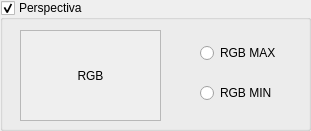
      <widget class="QGroupBox" name="gbPerspectiva">
       <property name="geometry">
        <rect>
         <x>130</x>
         <y>500</y>
         <width>311</width>
         <height>131</height>
        </rect>
       </property>
       <property name="autoFillBackground">
        <bool>false</bool>
       </property>
       <property name="title">
        <string>Perspectiva</string>
       </property>
       <property name="alignment">
        <set>Qt::AlignLeading|Qt::AlignLeft|Qt::AlignTop</set>
       </property>
       <property name="flat">
        <bool>false</bool>
       </property>
       <property name="checkable">
        <bool>true</bool>
       </property>
       <property name="checked">
        <bool>true</bool>
       </property>
       <widget class="QRadioButton" name="rbRGBMin">
        <property name="geometry">
         <rect>
          <x>200</x>
          <y>80</y>
          <width>108</width>
          <height>26</height>
         </rect>
        </property>
        <property name="text">
         <string>RGB MIN</string>
        </property>
        <property name="checkable">
         <bool>true</bool>
        </property>
        <property name="checked">
         <bool>false</bool>
        </property>
        <property name="autoExclusive">
         <bool>true</bool>
        </property>
       </widget>
       <widget class="QRadioButton" name="rbRGBMax">
        <property name="geometry">
         <rect>
          <x>200</x>
          <y>40</y>
          <width>108</width>
          <height>26</height>
         </rect>
        </property>
        <property name="text">
         <string>RGB MAX</string>
        </property>
       </widget>
       <widget class="CameraLabel" name="lbRGBPers">
        <property name="geometry">
         <rect>
          <x>20</x>
          <y>30</y>
          <width>141</width>
          <height>91</height>
         </rect>
        </property>
        <property name="mouseTracking">
         <bool>true</bool>
        </property>
        <property name="autoFillBackground">
         <bool>true</bool>
        </property>
        <property name="frameShape">
         <enum>QFrame::StyledPanel</enum>
        </property>
        <property name="frameShadow">
         <enum>QFrame::Sunken</enum>
        </property>
        <property name="text">
         <string>RGB</string>
        </property>
        <property name="alignment">
         <set>Qt::AlignCenter</set>
        </property>
       </widget>
      </widget>
